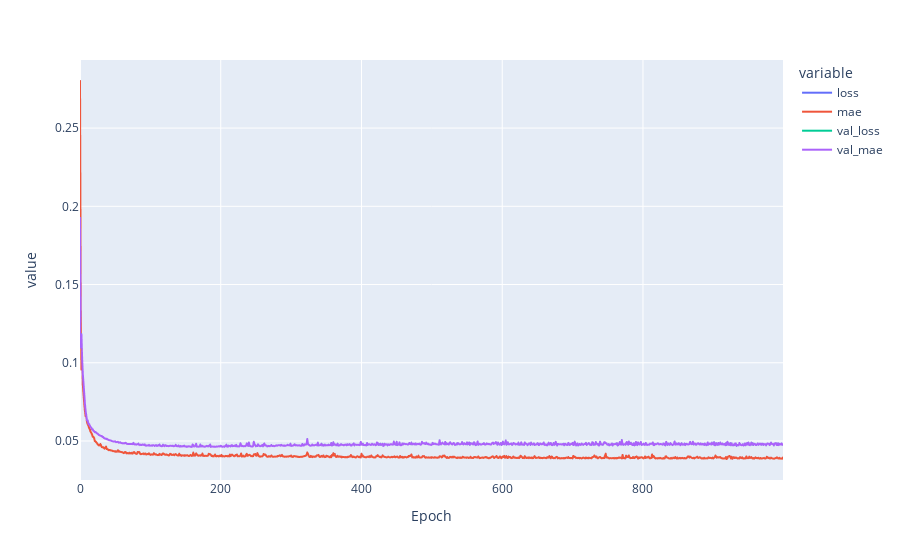

Notebook code cell kept with this figure:
### Code cell
loss_check = pd.DataFrame(history.history)
px.line(loss_check.rename_axis('Epoch'))

### Figure 1 — Plotly figure (JSON) as saved in the notebook; plotly's stock layout.template omitted (floating-point values rounded to 4 significant figures; data arrays with more than 128 entries replaced by an {"elided": "..."} marker saying what was removed)
{"data": [{"hovertemplate": "variable=loss<br>Epoch=%{x}<br>value=%{y}<extra></extra>", "legendgroup": "loss", "line": {"color": "#636efa", "dash": "solid"}, "marker": {"symbol": "circle"}, "mode": "lines", "name": "loss", "showlegend": true, "type": "scattergl", "x": {"elided": "1000 int values"}, "xaxis": "x", "y": {"elided": "1000 float values"}, "yaxis": "y"}, {"hovertemplate": "variable=mae<br>Epoch=%{x}<br>value=%{y}<extra></extra>", "legendgroup": "mae", "line": {"color": "#EF553B", "dash": "solid"}, "marker": {"symbol": "circle"}, "mode": "lines", "name": "mae", "showlegend": true, "type": "scattergl", "x": {"elided": "1000 int values"}, "xaxis": "x", "y": {"elided": "1000 float values"}, "yaxis": "y"}, {"hovertemplate": "variable=val_loss<br>Epoch=%{x}<br>value=%{y}<extra></extra>", "legendgroup": "val_loss", "line": {"color": "#00cc96", "dash": "solid"}, "marker": {"symbol": "circle"}, "mode": "lines", "name": "val_loss", "showlegend": true, "type": "scattergl", "x": {"elided": "1000 int values"}, "xaxis": "x", "y": {"elided": "1000 float values"}, "yaxis": "y"}, {"hovertemplate": "variable=val_mae<br>Epoch=%{x}<br>value=%{y}<extra></extra>", "legendgroup": "val_mae", "line": {"color": "#ab63fa", "dash": "solid"}, "marker": {"symbol": "circle"}, "mode": "lines", "name": "val_mae", "showlegend": true, "type": "scattergl", "x": {"elided": "1000 int values"}, "xaxis": "x", "y": {"elided": "1000 float values"}, "yaxis": "y"}], "layout": {"legend": {"title": {"text": "variable"}, "tracegroupgap": 0}, "margin": {"t": 60}, "xaxis": {"anchor": "y", "domain": [0, 1], "title": {"text": "Epoch"}}, "yaxis": {"anchor": "x", "domain": [0, 1], "title": {"text": "value"}}}}
